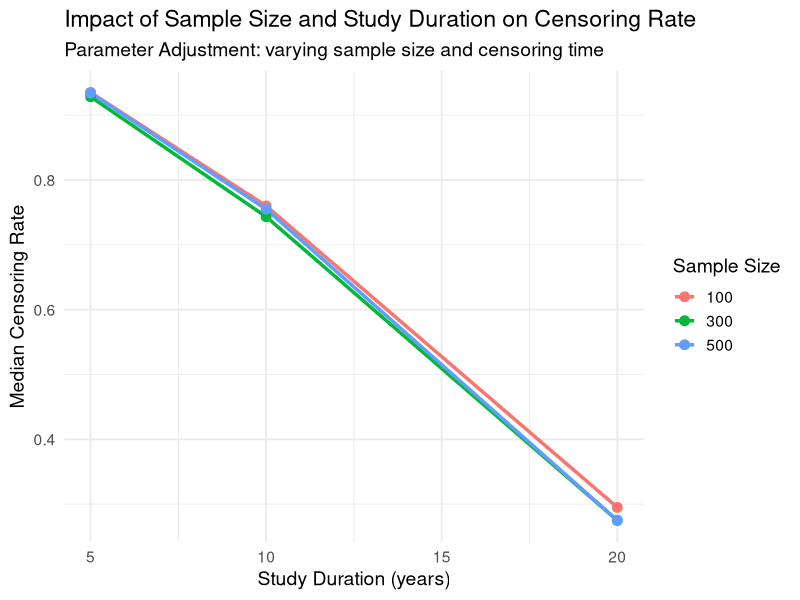
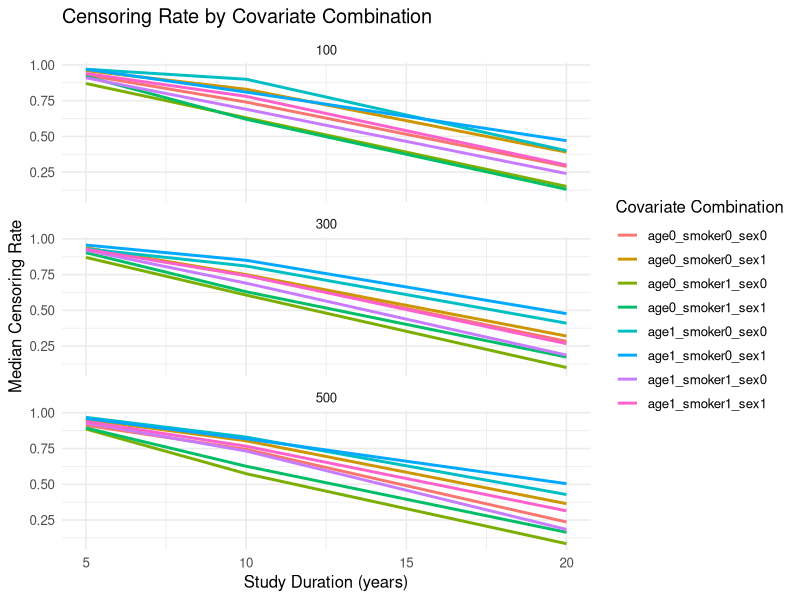

Generate these figures, in order, with R:
# AFT Weibull Simulation with Multiple Sample Sizes and Censoring Schemes
# Model: T = T_0 * exp(η_AFT) where T_0 ~ Weibull(shape=α, scale=β)
# η_AFT = b_age * age_binary + b_smoker * smoker + b_sex * sex
# Covariates: age (0=<70, 1=≥70), smoker (0=non-smoker, 1=smoker), sex (0=female, 1=male)

# For each covariate combination, generate n_points patients from that distribution
# Then apply 3 censoring times to each dataset

###Generate the data
set.seed(3456)

# Sample sizes to generate
n_points <- c(100, 300, 500)

# Censoring times (study end dates)
time1 <- 5  # years
time2 <- 10  # years  
time3 <- 20  # years
censoring_times <- c(time1, time2, time3)

# AFT Weibull parameters
alpha <- 2.1                 # Weibull shape parameter
L_med <- 15                  # Desired median lifetime for baseline group (years)
beta <- L_med / (log(2))^(1 / alpha)  # Weibull scale parameter

# AFT coefficients (for binary covariates)
b_age <- 0.2                 # Age effect (1=≥70 years vs 0=<70 years)
b_smoker <- -0.3              # Smoking effect (1=smoker vs 0=non-smoker)
b_sex <- 0.1                 # Sex effect (1=male vs 0=female)

# All 8 covariate combinations, all binary covariates
covariate_combos <- expand.grid(age = 0:1, smoker = 0:1, sex = 0:1)

#make names in the covariate_combos dataframe --> used for dataset naming later
covariate_combos$combo_label <- paste0(
  "age", covariate_combos$age, 
  "_smoker", covariate_combos$smoker,
  "_sex", covariate_combos$sex
)

generate_AFT_times <- function(n, age_val, smoker_val, sex_val, 
                               alpha, beta, b_age, b_smoker, b_sex) {
  # Calculate η_AFT for this covariate combination (same for all n patients)
  eta_AFT <- b_age * age_val + b_smoker * smoker_val + b_sex * sex_val
  
  T_0 <- rweibull(n, shape = alpha, scale = beta)
  
  points <- T_0 * exp(eta_AFT)
  
  return(list(
    eta_AFT = rep(eta_AFT, n),  # Same for all patients in this combo
    T_0 = T_0,
    points = points
  ))
}

apply_censoring <- function(points, censoring_time) {
  time_obs <- pmin(points, censoring_time)
  event_obs <- as.numeric(points <= censoring_time)
  censoring_rate <- 1 - mean(event_obs)
  
  return(list(
    time_obs = time_obs,
    event_obs = event_obs,
    censoring_rate = censoring_rate
  ))
}



###Run simulation
datasets <- list()
metadata_summary <- data.frame()

# Loop through sample sizes
for (n in n_points) {
  # Loop through all covariate combinations
  for (i in 1:nrow(covariate_combos)) {
    combo <- covariate_combos[i, ]
    combo_label <- combo$combo_label
    
    # Generate n_points event times for this covariate combination
    true_times <- generate_AFT_times(n, combo$age, combo$smoker, combo$sex,
                                     alpha, beta, b_age, b_smoker, b_sex)
    
    # Create base dataset with true times
    base_data <- data.frame(
      id = 1:n,
      age = rep(combo$age, n),
      smoker = rep(combo$smoker, n),
      sex = rep(combo$sex, n),
      combo_label = rep(combo_label, n),
      eta_AFT = true_times$eta_AFT,
      T_0 = true_times$T_0,
      points = true_times$points
    )
    
    # Apply each censoring scheme
    for (c_time in censoring_times) {
      c_name <- paste0("time", c_time)
      
      # Apply censoring
      censored <- apply_censoring(base_data$points, c_time)
      
      # Create censored dataset
      censored_data <- data.frame(
        base_data,
        censoring_time = c_time,
        time_obs = censored$time_obs,
        event_obs = censored$event_obs,
        censoring_rate = censored$censoring_rate
      )
      
      # Dataset name for flat structure
      dataset_name <- paste0("n", n, "_", combo_label, "_", c_name)
      
      # Store in flat structure
      datasets[[dataset_name]] <- list(
        data = censored_data,
        metadata = list(
          n_points = n,
          combo_label = combo_label,
          age = combo$age,
          smoker = combo$smoker,
          sex = combo$sex,
          censoring_time = c_time,
          censoring_rate = censored$censoring_rate,
          alpha = alpha,
          beta = beta,
          L_med = L_med,
          b_age = b_age,
          b_smoker = b_smoker,
          b_sex = b_sex,
          eta_AFT = true_times$eta_AFT[1],
          mean_points = mean(base_data$points),
          median_points = median(base_data$points),
          mean_time_obs = mean(censored$time_obs),
          n_events = sum(censored$event_obs),
          n_censored = sum(1 - censored$event_obs)
        )
      )
      
      # Add to summary table
      metadata_summary <- rbind(metadata_summary, data.frame(
        dataset_name = dataset_name,
        n_points = n,
        combo_label = combo_label,
        age = combo$age,
        smoker = combo$smoker,
        sex = combo$sex,
        censoring_time = c_time,
        censoring_rate = censored$censoring_rate,
        n_events = sum(censored$event_obs),
        n_censored = sum(1 - censored$event_obs),
        mean_points = mean(base_data$points),
        median_points = median(base_data$points),
        mean_time_obs = mean(censored$time_obs),
        median_time_obs = median(censored$time_obs),
        alpha = alpha,
        beta = beta,
        L_med = L_med,
        eta_AFT = true_times$eta_AFT[1]
      ))
    }
  }
}

#print num of datasets and metadata summary
length(datasets)
metadata_summary 
#contians summary stats about the datasets (could ignore - was for me to make sure all made sense)
#creates 72 datasets that includes all 8 covariate combinations, 3 censoring times and 3 sample sizes 
# for each dataset in datasets there are points (true values)
#time_obs (censored values)
#event_obs (is point was censored or not) 


#How to access datasets for analysis
#datasets[['dataset_name']] will give you the dataset
#censored points are found with datasets[['dataset_name']]$data$time_obs
#true points are found with datasets[['dataset_name']]$data$points
#find all datasets with names(datasets)



###Parameter Adjustment
library(dplyr)
library(ggplot2)

#median censoring_rate from different censoring_time and sample size
parameter_summary <- metadata_summary %>%
  group_by(n_points, censoring_time) %>%
  summarise(
    median_censoring_rate = median(censoring_rate),
    median_time_obs = median(median_time_obs),
    .groups = "drop"
  )
print(parameter_summary)

#ggplot for the parameters
ggplot(parameter_summary, aes(x = censoring_time, 
                              y = median_censoring_rate, 
                              color = factor(n_points))) +
  geom_line(linewidth = 1.2) +
  geom_point(size = 3) +
  labs(
    title = "Impact of Sample Size and Study Duration on Censoring Rate",
    subtitle = "Parameter Adjustment: varying sample size and censoring time",
    x = "Study Duration (years)",
    y = "Median Censoring Rate",
    color = "Sample Size"
  ) +
  theme_minimal(base_size = 14)

#median censoring_rate in all covariance combination
combo_summary <- metadata_summary %>%
  group_by(combo_label, n_points, censoring_time) %>%
  summarise(
    median_censoring_rate = median(censoring_rate),
    median_time_obs = median(median_time_obs),
    .groups = "drop"
  )

head(combo_summary)

#ggplot for all covariance combination
ggplot(combo_summary, aes(x = censoring_time, 
                          y = median_censoring_rate, 
                          color = combo_label)) +
  geom_line(linewidth = 1) +
  facet_wrap(~n_points, ncol = 1) +
  labs(
    title = "Censoring Rate by Covariate Combination",
    x = "Study Duration (years)",
    y = "Median Censoring Rate",
    color = "Covariate Combination"
  ) +
  theme_minimal(base_size = 12)

###Model Comparison
library(survival)
library(purrr)

all_predictions <- list()

for (dname in names(datasets)) {
  dat <- datasets[[dname]]$data
  
  # Skip dataset if too few events
  if (sum(dat$event_obs) < 5) next
  
  # Train & Test set split
  set.seed(123)
  train_idx <- sample(1:nrow(dat), 0.7 * nrow(dat))
  train_data <- dat[train_idx, ]
  test_data <- dat[-train_idx, ]
  
  # Weibull AFT Model & Median Survival Time
  aft_fit <- survreg(Surv(time_obs, event_obs) ~ 1, 
                     data = train_data, dist = "weibull")
  aft_median_pred <- tryCatch(predict(aft_fit, newdata = test_data, type = "response"),
                              error = function(e) {rep(NA, nrow(test_data))})
  
  # Cox Model & Median Survival Time
  get_median_surv <- function(model, new_data_row) {fit <- survfit(model, newdata = new_data_row)
    median_time <- summary(fit)$table["median"]
    if (is.null(median_time) || is.na(median_time)) {
      return(NA)}
    return(unname(median_time))}
  
  cox_fit <- coxph(Surv(time_obs, event_obs) ~ 1, data = train_data)
  cox_median_pred <- tryCatch({purrr::map_dbl(1:nrow(test_data), 
                                              ~ get_median_surv(cox_fit, test_data[.x, , drop = FALSE]))}, error = function(e) {
                                                rep(NA, nrow(test_data))})
  
  # Naive Model & Median Survival Time
  naive_fit <- lm(time_obs ~ 1, data = train_data)
  
  naive_median_pred <- tryCatch(predict(naive_fit, newdata = test_data),
                                error = function(e) {rep(NA, nrow(test_data))})
  
  # All the predicted median value in here
  prediction_results <- test_data %>%
    dplyr::select(time_obs, event_obs, age, smoker, sex) %>%
    mutate(
      dataset = dname,
      n_points = datasets[[dname]]$metadata$n_points,
      censoring_time = datasets[[dname]]$metadata$censoring_time,
      aft_median_pred = aft_median_pred,
      cox_median_pred = cox_median_pred,
      naive_median_pred = naive_median_pred
    )
  
  all_predictions[[dname]] <- prediction_results
  print(all_predictions[[dname]])
}

# for further evaluation, the hate y is included in the [prediction_results]
# the real y for comparing in the test set named [test_data].
# hate y is predicted median values from these three model: AFT/COX/NATIVE
# some cox_median_pred is NA, due to the survival probability doesn't dip below 0.5 within the observed time frame of the Kaplan-Meier curve.
# thus, we can know that the Cox model does not cover all scenarios (returns NA). 
# in terms of predicting median time, while the AFT model can (always returns a number)- better in survival analysis.
